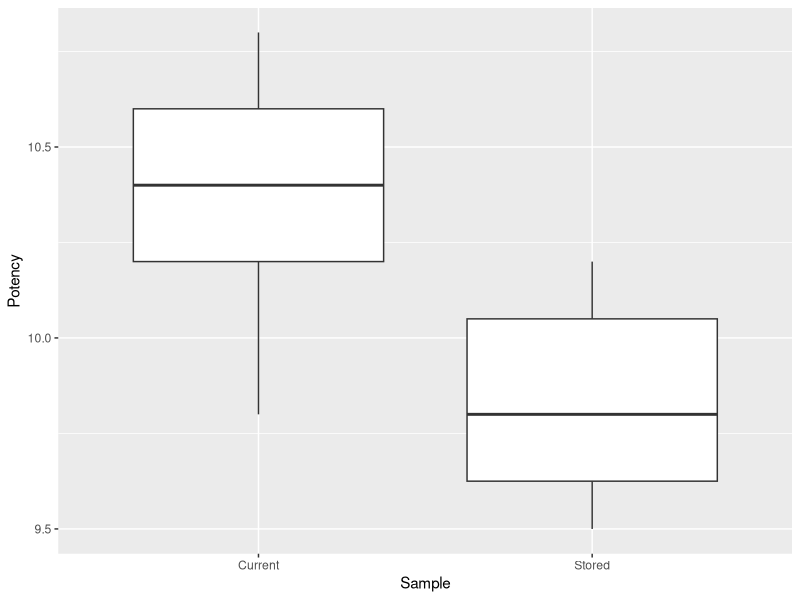
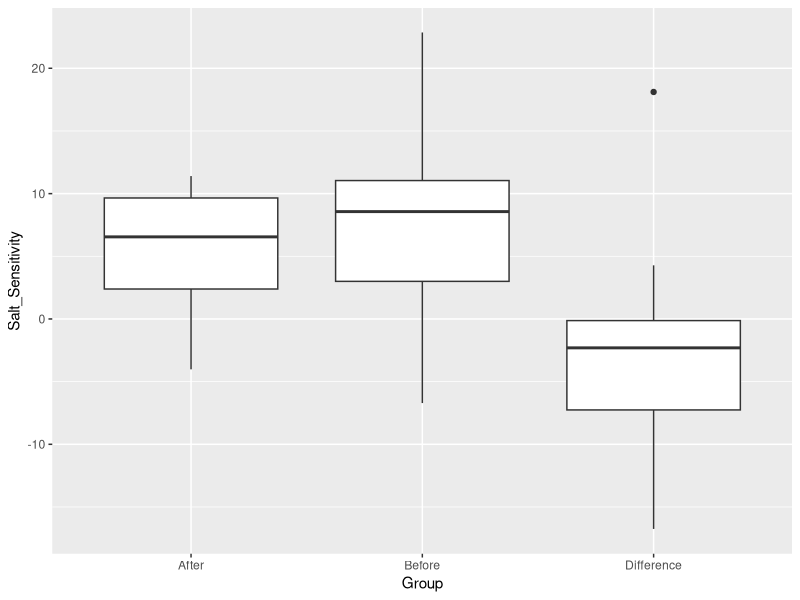

Write R code to recreate these figures, in order.
## ---- chunk 1
#Retain (and do not edit) this code chunk!!!
library(knitr)
knitr::opts_chunk$set(echo = FALSE)
knitr::opts_chunk$set(message = FALSE)

library(tidyverse)
library(here)
library(coin)

## ---- chunk 2
#Q1
pool_sd <- 1.2
delta <- 1.5
alpha <- 0.05
power <- 0.9

power.t.test(delta = delta, sd = pool_sd, 
             sig.level = alpha, power = power, 
             type = 'two.sample', alternative = 'two.sided')


## ---- chunk 3
#Q2
potency <- read_csv(here('./HW4/ex6-59.txt'), quote = "'")

pot_long <- potency %>%
  rename(Current = Sample1,
         Stored = Sample2) %>%
  pivot_longer(everything(), names_to = 'Sample',
               values_to = 'Potency')

boxplot <- ggplot(pot_long, aes(x=Sample, y=Potency)) + geom_boxplot()

boxplot

## ---- chunk 4
#Q3
pot_long_summ <- pot_long %>%
  group_by(Sample) %>%
  summarize(Mean = mean(Potency),
            StDev = round(sd(Potency),2))

kable(pot_long_summ)

## ---- chunk 5
#Q4
sd_ratio <- 0.32/0.24
sd_ratio

## ---- chunk 6
#Q5
q5test <- t.test(data = pot_long, Potency ~ Sample, var.equal = T)
q5test

ts <- round(q5test$statistic, 2)
ts

pval <- q5test$p.value 
pval

## ---- chunk 7
#Q7
q5test

## ---- chunk 8
#Q8
salt <- read_csv(here('./HW4/ex6-28.txt'), quote = "'")

salt_long <- salt %>%
  mutate(Difference = After - Before) %>%
  pivot_longer(everything(), names_to = 'Group',
             values_to = 'Salt_Sensitivity')

salt_boxp <- ggplot(salt_long, aes(x=Group, y=Salt_Sensitivity)) +
  geom_boxplot()

salt_boxp

## ---- chunk 9
#Q9
salt <- salt %>%
  mutate(Difference = After - Before)

q9 <- t.test(salt$After, salt$Before, paired = T)
q9

ts <- q9$statistic
ts

pval <- q9$p.value
pval

## ---- chunk 10
#Q10
wilcoxsign_test(After ~ Before, data = salt, distribution = 'exact')
